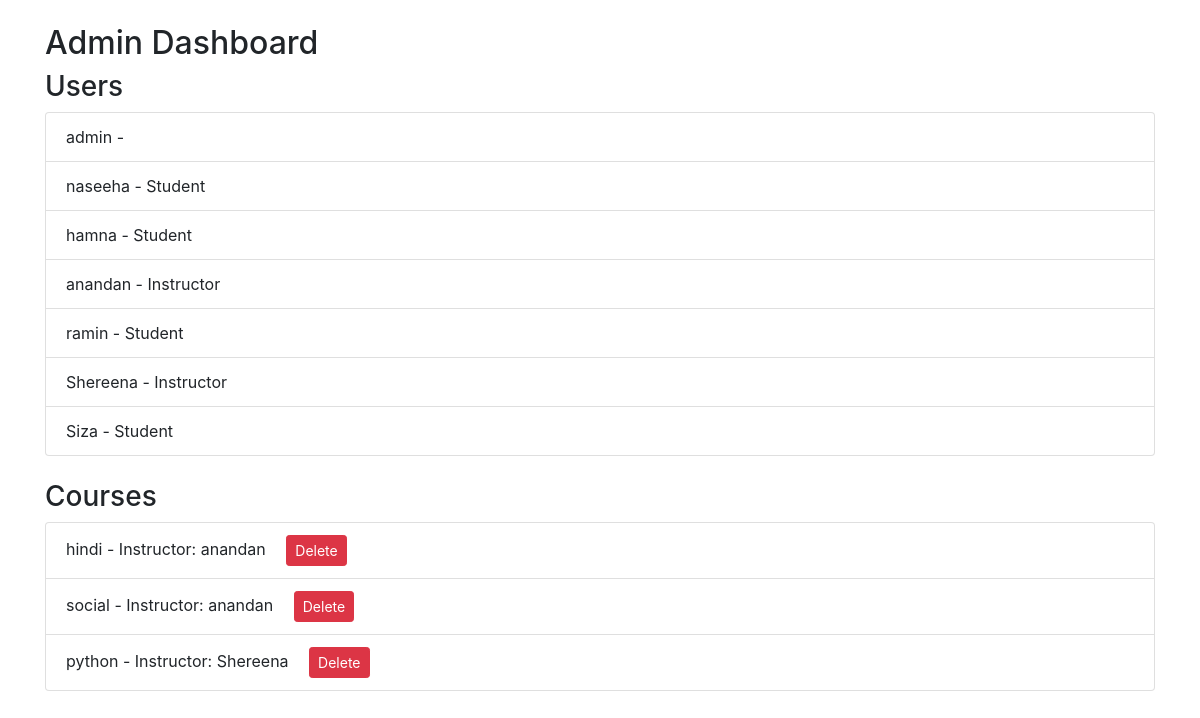
/admin_dashboard/ (signed in), run on the app's committed database.
### learningplatform/models.py (models this page shows)
class UserProfile(models.Model):
    ROLE_CHOICES = (
        ('student', 'Student'),
        ('instructor', 'Instructor'),
        ('admin', 'Admin'),
    )
    user = models.OneToOneField(User, on_delete=models.CASCADE)
    role = models.CharField(max_length=20, choices=ROLE_CHOICES)

class Course(models.Model):
    name = models.CharField(max_length=255)
    description = models.TextField()
    instructor = models.ForeignKey(User, on_delete=models.CASCADE, related_name="instructed_courses")
    students = models.ManyToManyField(User, related_name="enrolled_courses", blank=True)

### learningplatform/views.py (the view)
# urls.py: path('admin_dashboard/', views.admin_dashboard, name='admin_dashboard'),
@login_required
def admin_dashboard(request):
    user=User.objects.all()
    courses= Course.objects.all()
    return render(request, 'admin_dashboard.html',{'user' : user ,'courses':courses})

### learningplatform/templates/admin_dashboard.html (shortened to what this page needs)
<!DOCTYPE html>
<html lang="en">
<head>
    <link rel="stylesheet" href="https://stackpath.bootstrapcdn.com/bootstrap/4.5.2/css/bootstrap.min.css">
</head>
<body>
    <div class="container mt-4">
        <h2>Admin Dashboard</h2>
        <h3>Users</h3>
        <ul class="list-group">
            {% for user in user %}
                <li class="list-group-item">
                    {{ user.username }} - {{ user.userprofile.get_role_display }}
                </li>
            {% endfor %}
        </ul>
        <h3 class="mt-4">Courses</h3>
        <ul class="list-group">
            {% for course in courses %}
                <li class="list-group-item">
                    {{ course.name }} - Instructor: {{ course.instructor.username }}
                    <a href="{% url 'delete_course' course.id %}" class="btn btn-danger btn-sm ml-3">Delete</a>
                </li>
            {% endfor %}
        </ul>
    </div>
</body>
</html>

### data on the page
Course: name "hindi", instructor.username "anandan"
Course: name "social", instructor.username "anandan"
Course: name "python", instructor.username "Shereena"

### other printed values
{{ user.username }} "admin"
{{ user.username }} "naseeha"
{{ user.userprofile.get_role_display }} "Student"
{{ user.username }} "hamna"
{{ user.username }} "anandan"
{{ user.userprofile.get_role_display }} "Instructor"
{{ user.username }} "ramin"
{{ user.username }} "Shereena"
{{ user.username }} "Siza"
